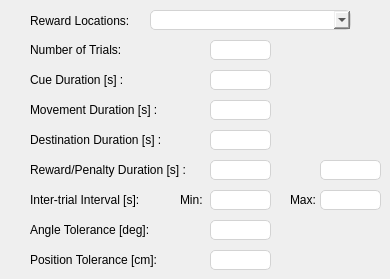
    <widget class="QWidget" name="Maze">
     <attribute name="title">
      <string>Maze</string>
     </attribute>
     <widget class="QLabel" name="label_45">
      <property name="geometry">
       <rect>
        <x>30</x>
        <y>40</y>
        <width>111</width>
        <height>20</height>
       </rect>
      </property>
      <property name="text">
       <string>Number of Trials:</string>
      </property>
     </widget>
     <widget class="QLabel" name="label_46">
      <property name="geometry">
       <rect>
        <x>30</x>
        <y>100</y>
        <width>131</width>
        <height>20</height>
       </rect>
      </property>
      <property name="text">
       <string>Movement Duration [s] :</string>
      </property>
     </widget>
     <widget class="QLabel" name="label_48">
      <property name="geometry">
       <rect>
        <x>30</x>
        <y>220</y>
        <width>161</width>
        <height>20</height>
       </rect>
      </property>
      <property name="text">
       <string>Angle Tolerance [deg]:</string>
      </property>
     </widget>
     <widget class="QLabel" name="label_49">
      <property name="geometry">
       <rect>
        <x>30</x>
        <y>130</y>
        <width>161</width>
        <height>20</height>
       </rect>
      </property>
      <property name="text">
       <string>Destination Duration [s] :</string>
      </property>
     </widget>
     <widget class="QLabel" name="label_50">
      <property name="geometry">
       <rect>
        <x>30</x>
        <y>10</y>
        <width>121</width>
        <height>21</height>
       </rect>
      </property>
      <property name="text">
       <string>Reward Locations:</string>
      </property>
     </widget>
     <widget class="QLineEdit" name="maze_destinationDuration">
      <property name="geometry">
       <rect>
        <x>210</x>
        <y>130</y>
        <width>61</width>
        <height>20</height>
       </rect>
      </property>
      <property name="focusPolicy">
       <enum>Qt::StrongFocus</enum>
      </property>
      <property name="toolTip">
       <string>Subject name</string>
      </property>
      <property name="styleSheet">
       <string notr="true">border: 1px solid lightgray;
border-radius: 5px</string>
      </property>
     </widget>
     <widget class="QLineEdit" name="maze_numberOfTrials">
      <property name="geometry">
       <rect>
        <x>210</x>
        <y>40</y>
        <width>61</width>
        <height>20</height>
       </rect>
      </property>
      <property name="focusPolicy">
       <enum>Qt::StrongFocus</enum>
      </property>
      <property name="toolTip">
       <string>Subject name</string>
      </property>
      <property name="styleSheet">
       <string notr="true">border: 1px solid lightgray;
border-radius: 5px</string>
      </property>
     </widget>
     <widget class="QLineEdit" name="maze_angleTolerance">
      <property name="geometry">
       <rect>
        <x>210</x>
        <y>220</y>
        <width>61</width>
        <height>20</height>
       </rect>
      </property>
      <property name="focusPolicy">
       <enum>Qt::StrongFocus</enum>
      </property>
      <property name="toolTip">
       <string>Subject name</string>
      </property>
      <property name="styleSheet">
       <string notr="true">border: 1px solid lightgray;
border-radius: 5px</string>
      </property>
     </widget>
     <widget class="QComboBox" name="choose_rewards">
      <property name="geometry">
       <rect>
        <x>150</x>
        <y>10</y>
        <width>201</width>
        <height>20</height>
       </rect>
      </property>
      <property name="focusPolicy">
       <enum>Qt::StrongFocus</enum>
      </property>
      <property name="toolTip">
       <string>The type of mask to apply to the fixation spot</string>
      </property>
      <property name="styleSheet">
       <string notr="true">border: 1px solid lightgray;
border-radius: 5px;
</string>
      </property>
     </widget>
     <widget class="QLineEdit" name="maze_trialDuration">
      <property name="geometry">
       <rect>
        <x>210</x>
        <y>100</y>
        <width>61</width>
        <height>20</height>
       </rect>
      </property>
      <property name="focusPolicy">
       <enum>Qt::StrongFocus</enum>
      </property>
      <property name="toolTip">
       <string>Subject name</string>
      </property>
      <property name="styleSheet">
       <string notr="true">border: 1px solid lightgray;
border-radius: 5px</string>
      </property>
     </widget>
     <widget class="QLabel" name="label_52">
      <property name="geometry">
       <rect>
        <x>30</x>
        <y>70</y>
        <width>131</width>
        <height>20</height>
       </rect>
      </property>
      <property name="text">
       <string>Cue Duration [s] :</string>
      </property>
     </widget>
     <widget class="QLabel" name="label_53">
      <property name="geometry">
       <rect>
        <x>30</x>
        <y>190</y>
        <width>151</width>
        <height>20</height>
       </rect>
      </property>
      <property name="text">
       <string>Inter-trial Interval [s]:</string>
      </property>
     </widget>
     <widget class="QLineEdit" name="maze_timeToStart">
      <property name="geometry">
       <rect>
        <x>210</x>
        <y>70</y>
        <width>61</width>
        <height>20</height>
       </rect>
      </property>
      <property name="focusPolicy">
       <enum>Qt::StrongFocus</enum>
      </property>
      <property name="toolTip">
       <string>Subject name</string>
      </property>
      <property name="styleSheet">
       <string notr="true">border: 1px solid lightgray;
border-radius: 5px</string>
      </property>
     </widget>
     <widget class="QLineEdit" name="maze_ITI_Min">
      <property name="geometry">
       <rect>
        <x>210</x>
        <y>190</y>
        <width>61</width>
        <height>20</height>
       </rect>
      </property>
      <property name="focusPolicy">
       <enum>Qt::StrongFocus</enum>
      </property>
      <property name="toolTip">
       <string>Subject name</string>
      </property>
      <property name="styleSheet">
       <string notr="true">border: 1px solid lightgray;
border-radius: 5px</string>
      </property>
     </widget>
     <widget class="QLineEdit" name="maze_ITI_Max">
      <property name="geometry">
       <rect>
        <x>320</x>
        <y>190</y>
        <width>61</width>
        <height>20</height>
       </rect>
      </property>
      <property name="focusPolicy">
       <enum>Qt::StrongFocus</enum>
      </property>
      <property name="toolTip">
       <string>Subject name</string>
      </property>
      <property name="styleSheet">
       <string notr="true">border: 1px solid lightgray;
border-radius: 5px</string>
      </property>
     </widget>
     <widget class="QLabel" name="label_54">
      <property name="geometry">
       <rect>
        <x>180</x>
        <y>190</y>
        <width>31</width>
        <height>20</height>
       </rect>
      </property>
      <property name="text">
       <string>Min:</string>
      </property>
     </widget>
     <widget class="QLabel" name="label_55">
      <property name="geometry">
       <rect>
        <x>290</x>
        <y>190</y>
        <width>31</width>
        <height>20</height>
       </rect>
      </property>
      <property name="text">
       <string>Max:</string>
      </property>
     </widget>
     <widget class="QLabel" name="label_57">
      <property name="geometry">
       <rect>
        <x>260</x>
        <y>160</y>
        <width>51</width>
        <height>20</height>
       </rect>
      </property>
      <property name="text">
       <string/>
      </property>
     </widget>
     <widget class="QLabel" name="label_56">
      <property name="geometry">
       <rect>
        <x>30</x>
        <y>250</y>
        <width>161</width>
        <height>20</height>
       </rect>
      </property>
      <property name="text">
       <string>Position Tolerance [cm]:</string>
      </property>
     </widget>
     <widget class="QLineEdit" name="maze_positionTolerance">
      <property name="geometry">
       <rect>
        <x>210</x>
        <y>250</y>
        <width>61</width>
        <height>20</height>
       </rect>
      </property>
      <property name="focusPolicy">
       <enum>Qt::StrongFocus</enum>
      </property>
      <property name="toolTip">
       <string>Subject name</string>
      </property>
      <property name="styleSheet">
       <string notr="true">border: 1px solid lightgray;
border-radius: 5px</string>
      </property>
     </widget>
     <widget class="QLabel" name="label_51">
      <property name="geometry">
       <rect>
        <x>30</x>
        <y>160</y>
        <width>161</width>
        <height>20</height>
       </rect>
      </property>
      <property name="text">
       <string>Reward/Penalty Duration [s] :</string>
      </property>
     </widget>
     <widget class="QLineEdit" name="maze_rewardDuration">
      <property name="geometry">
       <rect>
        <x>210</x>
        <y>160</y>
        <width>61</width>
        <height>20</height>
       </rect>
      </property>
      <property name="focusPolicy">
       <enum>Qt::StrongFocus</enum>
      </property>
      <property name="toolTip">
       <string>Subject name</string>
      </property>
      <property name="styleSheet">
       <string notr="true">border: 1px solid lightgray;
border-radius: 5px</string>
      </property>
     </widget>
     <widget class="QLineEdit" name="maze_penaltyDuration">
      <property name="geometry">
       <rect>
        <x>320</x>
        <y>160</y>
        <width>61</width>
        <height>20</height>
       </rect>
      </property>
      <property name="focusPolicy">
       <enum>Qt::StrongFocus</enum>
      </property>
      <property name="toolTip">
       <string>Subject name</string>
      </property>
      <property name="styleSheet">
       <string notr="true">border: 1px solid lightgray;
border-radius: 5px</string>
      </property>
     </widget>
    </widget>
